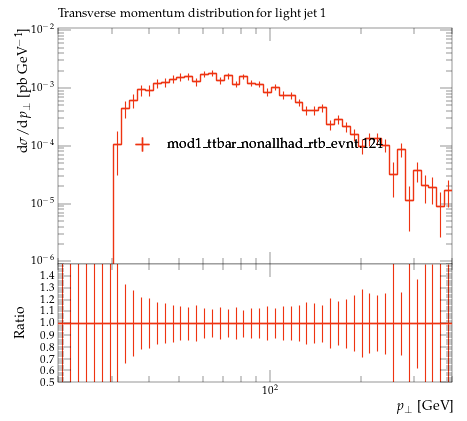

Write Python code to recreate this figure.
#! /usr/bin/env python

# This Python script was auto-generated using YODA v2.0.2.
# Analysis object: /MC_TTBAR/onelep_jetl_1_pT
# Timestamp: 07-08-2026 (10:19:45)

import matplotlib as mpl
import matplotlib.pyplot as plt
mpl.use('Agg') # comment out for interactive use
import os
import numpy as np

plotDir = os.path.split(os.path.realpath(__file__))[0]
if 'YODA_USER_PLOT_PATH' in globals():
    plot_outdir = globals()['YODA_USER_PLOT_PATH']
else:
    plot_outdir = plotDir

#plot style
plt.style.use(os.path.join(plotDir, '../default.mplstyle'))
# plot metadata
figW, figH = plt.rcParams['figure.figsize']
ax_xLabel = r'$p_\perp$ [GeV]'
ax_yLabel = r'$\mathrm{d}\sigma/\mathrm{d}p_\perp$ [pb GeV$^{-1}$]'
ax_title  = r'Transverse momentum distribution for light jet 1'
ax_xScale = 'log'
ax_yScale = 'log'
xLims = (20.0, 400.0)
yLims = (9e-07, 0.011000000000000001)

# TeX-friendly labels for the legend
labels = {
    'legend' : ([ r"mod1\_ttbar\_nonallhad\_rtb\_evnt.124" ], r""),
}

# Adjust canvas width and height
canvasW = 10.0
canvasH = 9.0
figW *= canvasW/10.
figH *= canvasH/9.

# Create figure and axis objects
fig, (ax, ratio0_ax) = plt.subplots(2, 1, sharex=True,
                  figsize=(figW,figH), gridspec_kw={'height_ratios': (6.0, 3.0)})

# Set figure margins
plt.subplots_adjust(
    left   = 1.0 * plt.rcParams['figure.subplot.left'],
    right  = 1.0 * plt.rcParams['figure.subplot.right'],
    top    = 1.0 * plt.rcParams['figure.subplot.top'],
    bottom = 1.0 * plt.rcParams['figure.subplot.bottom'])

ratio0_ax.yaxis.set_major_locator(mpl.ticker.MultipleLocator(0.1))
ratio0_ax.set_ylim(0.5, 1.4999)
ratio0_ax.set_ylabel('Ratio')

# the numerical data is stored in a separate file
dataf = dict()
prefix = os.path.split(__file__)[0]
if prefix:    prefix = prefix + '/'
exec(open(prefix+'onelep_jetl_1_pT__data.py').read(), dataf)


legend_handles = dict() # keep track of handles for the legend

# style options for curves
# starts at zorder>=5 to draw curve on top of legend
styles = {
  'mod1_ttbar_nonallhad_rtb_evnt.124.yoda.gz': {
    'color' : '#EE3311',
    'linestyle' : '-',
    'linewidth' : 1,
    'marker' : 'none',
    'markersize' : 2,
    'capsize' : 0.0,
    'zorder' : 5,
    'histstyle' : 1,
    'drawstyle' : 'steps-pre',
    'xerrorbars' : 1,
    'yerrorbars' : 1,
    'fillcolor' : None,
    'fillopacity' : 1.0,
    'ratio0_linestyle' : '-',
    'ratio0_linewidth' : 1,
    'ratio0_marker' : 'none',
    'ratio0_markersize' : 2,
    'ratio0_capsize' : 0.0,
    'ratio0_zorder' : 5,
    'ratio0_histstyle' : 1,
    'ratio0_drawstyle' : 'steps-pre',
    'ratio0_xerrorbars' : 1,
    'ratio0_yerrorbars' : 1,
  },
}

# curve from input yoda files in main panel
for label, yvals in dataf['yvals'].items():
    if all(np.isnan(v) for v in dataf['yvals'][label]):
        continue
    tmp = None
    if styles[label]['histstyle']: # draw as histogram
        xpos = dataf['xedges'][label] if styles[label]['drawstyle'] else dataf['xpoints'][label]
        ypos = np.insert(yvals, 0, yvals[0]) if styles[label]['drawstyle'] else yvals
        if styles[label]['fillcolor']: # fill area below curve
            ax.fill_between(xpos, ypos, step='pre',
                            color=styles[label]['fillcolor'],
                            alpha=styles[label]['fillopacity'])
        tmp, = ax.plot(xpos, ypos,
                       color=styles[label]['color'],
                       linestyle=styles[label]['linestyle'],
                       linewidth=styles[label]['linewidth'],
                       drawstyle=styles[label]['drawstyle'], solid_joinstyle='miter',
                       zorder=styles[label]['zorder'], label=label)
    tmp = ax.errorbar(dataf['xpoints'][label], yvals,
                      xerr=np.array(dataf['xerrs'][label])*styles[label]['xerrorbars'],
                      yerr=np.array(dataf['yerrs'][label])*styles[label]['yerrorbars'],
                      fmt=styles[label]['marker'], capsize=styles[label]['capsize'],
                      markersize=styles[label]['markersize'],
                      ecolor=styles[label]['color'],
                      color=styles[label]['color'], zorder=styles[label]['zorder'])
    tmp[-1][0].set_linestyle(styles[label]['linestyle'])
    tmp[-1][0].set_linewidth(styles[label]['linewidth'])
    if label in dataf['add_legend_handle']:  legend_handles[label] = tmp
    for varLabel in dataf['variation_yvals'].keys():
        if varLabel.startswith(label):
            tmp, = ax.plot(dataf['xedges'][label], dataf['variation_yvals'][varLabel],
                           color=styles[label]['color'],
                           linestyle=styles[label]['linestyle'],
                           linewidth=styles[label]['linewidth'],
                           drawstyle='steps-pre', solid_joinstyle='miter',
                           zorder=styles[label]['zorder'], alpha=0.5)


# plots on ratio panel
# curve from input yoda files in ratio panel
for label, yvals in dataf['ratio0_yvals'].items():
    if all(np.isnan(v) for v in yvals):
        continue
    if styles[label]['ratio0_histstyle']: # plot as histogram
        xpos = dataf['xedges']['mod1_ttbar_nonallhad_rtb_evnt.124.yoda.gz'] if styles[label]['ratio0_drawstyle'] else dataf['xpoints']['mod1_ttbar_nonallhad_rtb_evnt.124.yoda.gz']
        ypos = np.insert(yvals, 0, yvals[0]) if styles[label]['ratio0_drawstyle'] else yvals
        ratio0_ax.plot(xpos, ypos,
                       color=styles[label]['color'],
                       linewidth=styles[label]['linewidth'],
                       linestyle=styles[label]['ratio0_linestyle'],
                       drawstyle=styles[label]['ratio0_drawstyle'], zorder=styles[label]['zorder'],
                       solid_joinstyle='miter')
    tmp = ratio0_ax.errorbar(dataf['xpoints']['mod1_ttbar_nonallhad_rtb_evnt.124.yoda.gz'], yvals,
                             xerr=np.array(dataf['ref_xerrs'])*styles[label]['ratio0_xerrorbars'],
                             yerr=np.array(dataf['ratio0_yerrs'][label])*styles[label]['ratio0_yerrorbars'],
                             fmt=styles[label]['ratio0_marker'], capsize=styles[label]['ratio0_capsize'],
                             markersize=styles[label]['ratio0_markersize'],
                             ecolor=styles[label]['color'],
                             color=styles[label]['color'])
    tmp[-1][0].set_linestyle(styles[label]['ratio0_linestyle'])
    tmp[-1][0].set_linewidth(styles[label]['ratio0_linewidth'])

    for varlabel in dataf['ratio0_variation_vals'].keys():
        if varlabel.startswith(label):
            ratio0_ax.plot(dataf['xedges']['mod1_ttbar_nonallhad_rtb_evnt.124.yoda.gz'],
                            dataf['ratio0_variation_vals'][varlabel],
                            color=styles[label]['color'],
                            linestyle=styles[label]['linestyle'],
                            linewidth=styles[label]['linewidth'],
                            drawstyle='steps-pre', solid_joinstyle='miter',
                            zorder=1, alpha=0.5)

legend_items = list(legend_handles.values())
ax.add_artist(ax.legend(legend_items,
                        labels['legend'][0],
                        title=labels['legend'][1],
                        alignment='left',
                        loc='center',
                        bbox_to_anchor=(0.5, 0.5)))

# set plot metadata as defined above
ratio0_ax.set_xlabel(ax_xLabel)
ratio0_ax.xaxis.set_label_coords(1., -0.15)
ax.set_ylabel(ax_yLabel, ha='right', va='top')
ax.yaxis.set_label_coords(-0.11, 1.0)
ax.set_title(ax_title, loc='left')
ax.set_xscale(ax_xScale)
ax.set_yscale(ax_yScale)
ax.set_xlim(xLims)
ax.set_ylim(yLims)

# tick formatting
plt.rcParams['xtick.top'] = True
plt.rcParams['ytick.right'] = True
ax.yaxis.set_major_locator(mpl.ticker.LogLocator(base=10.0, numticks=np.inf))
ax.yaxis.set_minor_locator(mpl.ticker.LogLocator(
                           base=10.0, subs=np.arange(0.1, 1, 0.1), numticks=np.inf))
fig.align_ylabels((ax, ratio0_ax))
plt.savefig(os.path.join(plot_outdir, 'onelep_jetl_1_pT.pdf'), format='PDF')
plt.savefig(os.path.join(plot_outdir, 'onelep_jetl_1_pT.png'), format='PNG')

plt.close(fig)
